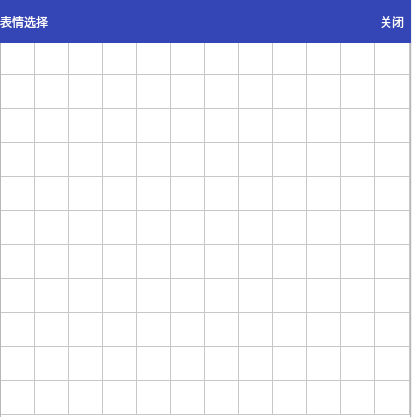
<?xml version="1.0" encoding="UTF-8"?>
<ui version="4.0">
 <class>FaceDialog</class>
 <widget class="QDialog" name="FaceDialog">
  <property name="geometry">
   <rect>
    <x>0</x>
    <y>0</y>
    <width>412</width>
    <height>417</height>
   </rect>
  </property>
  <property name="windowTitle">
   <string>FaceDialog</string>
  </property>
  <widget class="QTableWidget" name="tableWidget">
   <property name="geometry">
    <rect>
     <x>0</x>
     <y>40</y>
     <width>411</width>
     <height>381</height>
    </rect>
   </property>
   <property name="rowCount">
    <number>11</number>
   </property>
   <property name="columnCount">
    <number>12</number>
   </property>
   <attribute name="horizontalHeaderVisible">
    <bool>false</bool>
   </attribute>
   <attribute name="horizontalHeaderDefaultSectionSize">
    <number>34</number>
   </attribute>
   <attribute name="horizontalHeaderMinimumSectionSize">
    <number>25</number>
   </attribute>
   <attribute name="horizontalHeaderStretchLastSection">
    <bool>true</bool>
   </attribute>
   <attribute name="verticalHeaderVisible">
    <bool>false</bool>
   </attribute>
   <attribute name="verticalHeaderDefaultSectionSize">
    <number>34</number>
   </attribute>
   <attribute name="verticalHeaderMinimumSectionSize">
    <number>25</number>
   </attribute>
   <row/>
   <row/>
   <row/>
   <row/>
   <row/>
   <row/>
   <row/>
   <row/>
   <row/>
   <row/>
   <row/>
   <column/>
   <column/>
   <column/>
   <column/>
   <column/>
   <column/>
   <column/>
   <column/>
   <column/>
   <column/>
   <column/>
   <column/>
  </widget>
  <widget class="QWidget" name="widget" native="true">
   <property name="geometry">
    <rect>
     <x>0</x>
     <y>0</y>
     <width>411</width>
     <height>43</height>
    </rect>
   </property>
   <property name="styleSheet">
    <string notr="true">background-color: rgb(52, 69, 182);</string>
   </property>
   <layout class="QHBoxLayout" name="horizontalLayout">
    <property name="spacing">
     <number>0</number>
    </property>
    <property name="leftMargin">
     <number>0</number>
    </property>
    <property name="topMargin">
     <number>0</number>
    </property>
    <property name="rightMargin">
     <number>0</number>
    </property>
    <property name="bottomMargin">
     <number>0</number>
    </property>
    <item>
     <widget class="QLabel" name="label">
      <property name="styleSheet">
       <string notr="true">color: rgb(255, 255, 255);</string>
      </property>
      <property name="text">
       <string>表情选择</string>
      </property>
     </widget>
    </item>
    <item>
     <widget class="QToolButton" name="btnClose">
      <property name="styleSheet">
       <string notr="true">color: rgb(255, 255, 255);</string>
      </property>
      <property name="text">
       <string>关闭</string>
      </property>
      <property name="autoRaise">
       <bool>true</bool>
      </property>
     </widget>
    </item>
   </layout>
  </widget>
 </widget>
 <layoutdefault spacing="6" margin="11"/>
 <resources/>
 <connections/>
</ui>
